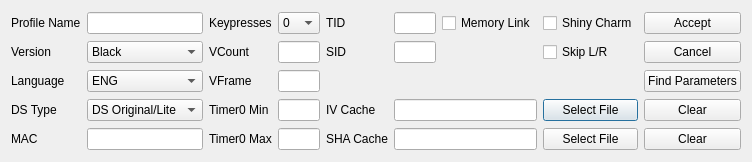
<?xml version="1.0" encoding="UTF-8"?>
<ui version="4.0">
 <class>ProfileEditor5</class>
 <widget class="QDialog" name="ProfileEditor5">
  <property name="geometry">
   <rect>
    <x>0</x>
    <y>0</y>
    <width>752</width>
    <height>162</height>
   </rect>
  </property>
  <property name="windowTitle">
   <string>Profile Editor Gen 5</string>
  </property>
  <layout class="QGridLayout" name="gridLayout">
   <item row="0" column="0">
    <widget class="QLabel" name="labelProfile">
     <property name="text">
      <string>Profile Name</string>
     </property>
    </widget>
   </item>
   <item row="0" column="1">
    <widget class="QLineEdit" name="lineEditProfile"/>
   </item>
   <item row="1" column="0">
    <widget class="QLabel" name="labelVersion">
     <property name="text">
      <string>Version</string>
     </property>
    </widget>
   </item>
   <item row="1" column="1">
    <widget class="ComboBox" name="comboBoxVersion">
     <item>
      <property name="text">
       <string>Black</string>
      </property>
     </item>
     <item>
      <property name="text">
       <string>White</string>
      </property>
     </item>
     <item>
      <property name="text">
       <string>Black 2</string>
      </property>
     </item>
     <item>
      <property name="text">
       <string>White 2</string>
      </property>
     </item>
    </widget>
   </item>
   <item row="2" column="0">
    <widget class="QLabel" name="labelLanguage">
     <property name="text">
      <string>Language</string>
     </property>
    </widget>
   </item>
   <item row="2" column="1">
    <widget class="ComboBox" name="comboBoxLanguage">
     <item>
      <property name="text">
       <string>ENG</string>
      </property>
     </item>
     <item>
      <property name="text">
       <string>SPA</string>
      </property>
     </item>
     <item>
      <property name="text">
       <string>FRE</string>
      </property>
     </item>
     <item>
      <property name="text">
       <string>ITA</string>
      </property>
     </item>
     <item>
      <property name="text">
       <string>DEU</string>
      </property>
     </item>
     <item>
      <property name="text">
       <string>JPN</string>
      </property>
     </item>
     <item>
      <property name="text">
       <string>KOR</string>
      </property>
     </item>
    </widget>
   </item>
   <item row="3" column="0">
    <widget class="QLabel" name="labelDSType">
     <property name="text">
      <string>DS Type</string>
     </property>
    </widget>
   </item>
   <item row="3" column="1">
    <widget class="ComboBox" name="comboBoxDSType">
     <item>
      <property name="text">
       <string>DS Original/Lite</string>
      </property>
     </item>
     <item>
      <property name="text">
       <string>DSi/DSi XL</string>
      </property>
     </item>
     <item>
      <property name="text">
       <string>3DS</string>
      </property>
     </item>
    </widget>
   </item>
   <item row="4" column="0">
    <widget class="QLabel" name="labelMAC">
     <property name="text">
      <string>MAC</string>
     </property>
    </widget>
   </item>
   <item row="4" column="1">
    <widget class="TextBox" name="textBoxMAC"/>
   </item>
   <item row="0" column="2">
    <widget class="QLabel" name="labelKeypresses">
     <property name="text">
      <string>Keypresses</string>
     </property>
    </widget>
   </item>
   <item row="0" column="3">
    <widget class="CheckList" name="comboBoxKeypresses">
     <item>
      <property name="text">
       <string notr="true">0</string>
      </property>
     </item>
     <item>
      <property name="text">
       <string notr="true">1</string>
      </property>
     </item>
     <item>
      <property name="text">
       <string notr="true">2</string>
      </property>
     </item>
     <item>
      <property name="text">
       <string notr="true">3</string>
      </property>
     </item>
     <item>
      <property name="text">
       <string notr="true">4</string>
      </property>
     </item>
     <item>
      <property name="text">
       <string notr="true">5</string>
      </property>
     </item>
     <item>
      <property name="text">
       <string notr="true">6</string>
      </property>
     </item>
     <item>
      <property name="text">
       <string notr="true">7</string>
      </property>
     </item>
     <item>
      <property name="text">
       <string notr="true">8</string>
      </property>
     </item>
    </widget>
   </item>
   <item row="1" column="2">
    <widget class="QLabel" name="labelVCount">
     <property name="text">
      <string>VCount</string>
     </property>
    </widget>
   </item>
   <item row="1" column="3">
    <widget class="TextBox" name="textBoxVCount"/>
   </item>
   <item row="2" column="2">
    <widget class="QLabel" name="labelVFrame">
     <property name="text">
      <string>VFrame</string>
     </property>
    </widget>
   </item>
   <item row="2" column="3">
    <widget class="TextBox" name="textBoxVFrame"/>
   </item>
   <item row="3" column="2">
    <widget class="QLabel" name="labelTimer0Min">
     <property name="text">
      <string>Timer0 Min</string>
     </property>
    </widget>
   </item>
   <item row="3" column="3">
    <widget class="TextBox" name="textBoxTimer0Min"/>
   </item>
   <item row="4" column="2">
    <widget class="QLabel" name="labelTimer0Max">
     <property name="text">
      <string>Timer0 Max</string>
     </property>
    </widget>
   </item>
   <item row="4" column="3">
    <widget class="TextBox" name="textBoxTimer0Max"/>
   </item>
   <item row="0" column="4">
    <widget class="QLabel" name="labelTID">
     <property name="text">
      <string>TID</string>
     </property>
    </widget>
   </item>
   <item row="0" column="5">
    <widget class="TextBox" name="textBoxTID"/>
   </item>
   <item row="1" column="4">
    <widget class="QLabel" name="labelSID">
     <property name="text">
      <string>SID</string>
     </property>
    </widget>
   </item>
   <item row="1" column="5">
    <widget class="TextBox" name="textBoxSID"/>
   </item>
   <item row="0" column="6">
    <widget class="QCheckBox" name="checkBoxMemoryLink">
     <property name="text">
      <string>Memory Link</string>
     </property>
    </widget>
   </item>
   <item row="0" column="7">
    <widget class="QCheckBox" name="checkBoxShinyCharm">
     <property name="text">
      <string>Shiny Charm</string>
     </property>
    </widget>
   </item>
   <item row="1" column="7">
    <widget class="QCheckBox" name="checkBoxSkipLR">
     <property name="text">
      <string>Skip L/R</string>
     </property>
    </widget>
   </item>
   <item row="3" column="4">
    <widget class="QLabel" name="labelIVCache">
     <property name="text">
      <string>IV Cache</string>
     </property>
    </widget>
   </item>
   <item row="3" column="5" colspan="2">
    <widget class="QLineEdit" name="lineEditIVCache">
     <property name="readOnly">
      <bool>true</bool>
     </property>
    </widget>
   </item>
   <item row="3" column="7">
    <widget class="QPushButton" name="pushButtonSelectIVCache">
     <property name="text">
      <string>Select File</string>
     </property>
    </widget>
   </item>
   <item row="3" column="8">
    <widget class="QPushButton" name="pushButtonClearIVCache">
     <property name="text">
      <string>Clear</string>
     </property>
    </widget>
   </item>
   <item row="4" column="4">
    <widget class="QLabel" name="labelSHACache">
     <property name="text">
      <string>SHA Cache</string>
     </property>
    </widget>
   </item>
   <item row="4" column="5" colspan="2">
    <widget class="QLineEdit" name="lineEditSHACache">
     <property name="readOnly">
      <bool>true</bool>
     </property>
    </widget>
   </item>
   <item row="4" column="7">
    <widget class="QPushButton" name="pushButtonSelectSHACache">
     <property name="text">
      <string>Select File</string>
     </property>
    </widget>
   </item>
   <item row="4" column="8">
    <widget class="QPushButton" name="pushButtonClearSHACache">
     <property name="text">
      <string>Clear</string>
     </property>
    </widget>
   </item>
   <item row="0" column="8">
    <widget class="QPushButton" name="pushButtonAccept">
     <property name="text">
      <string>Accept</string>
     </property>
    </widget>
   </item>
   <item row="1" column="8">
    <widget class="QPushButton" name="pushButtonCancel">
     <property name="text">
      <string>Cancel</string>
     </property>
    </widget>
   </item>
   <item row="2" column="8">
    <widget class="QPushButton" name="pushButtonFindParameters">
     <property name="text">
      <string>Find Parameters</string>
     </property>
    </widget>
   </item>
  </layout>
 </widget>
 <customwidgets>
  <customwidget>
   <class>TextBox</class>
   <extends>QLineEdit</extends>
   <header>Form/Controls/TextBox.hpp</header>
  </customwidget>
  <customwidget>
   <class>ComboBox</class>
   <extends>QComboBox</extends>
   <header>Form/Controls/ComboBox.hpp</header>
  </customwidget>
  <customwidget>
   <class>CheckList</class>
   <extends>QComboBox</extends>
   <header>Form/Controls/CheckList.hpp</header>
  </customwidget>
 </customwidgets>
 <tabstops>
  <tabstop>lineEditProfile</tabstop>
  <tabstop>comboBoxVersion</tabstop>
  <tabstop>comboBoxLanguage</tabstop>
  <tabstop>comboBoxDSType</tabstop>
  <tabstop>textBoxMAC</tabstop>
  <tabstop>comboBoxKeypresses</tabstop>
  <tabstop>textBoxVCount</tabstop>
  <tabstop>textBoxVFrame</tabstop>
  <tabstop>textBoxTimer0Min</tabstop>
  <tabstop>textBoxTimer0Max</tabstop>
  <tabstop>textBoxTID</tabstop>
  <tabstop>textBoxSID</tabstop>
  <tabstop>checkBoxMemoryLink</tabstop>
  <tabstop>checkBoxShinyCharm</tabstop>
  <tabstop>checkBoxSkipLR</tabstop>
  <tabstop>lineEditIVCache</tabstop>
  <tabstop>pushButtonSelectIVCache</tabstop>
  <tabstop>pushButtonClearIVCache</tabstop>
  <tabstop>lineEditSHACache</tabstop>
  <tabstop>pushButtonSelectSHACache</tabstop>
  <tabstop>pushButtonClearSHACache</tabstop>
  <tabstop>pushButtonAccept</tabstop>
  <tabstop>pushButtonCancel</tabstop>
  <tabstop>pushButtonFindParameters</tabstop>
 </tabstops>
 <resources/>
 <connections/>
</ui>
